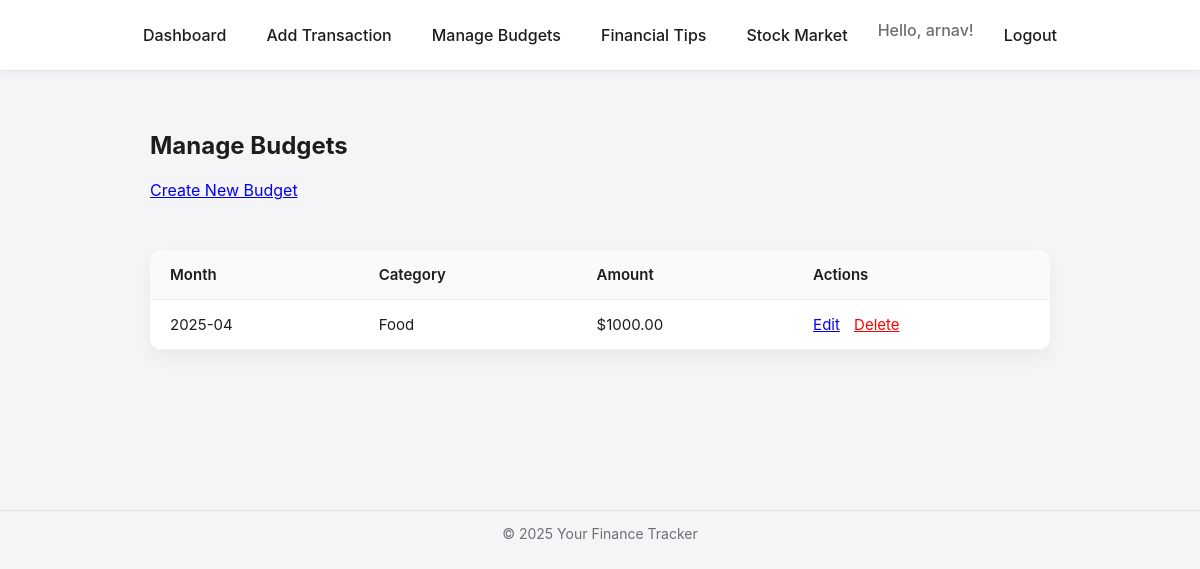
/tracker/budgets/ (signed in), run on an earlier commit of the app's database.
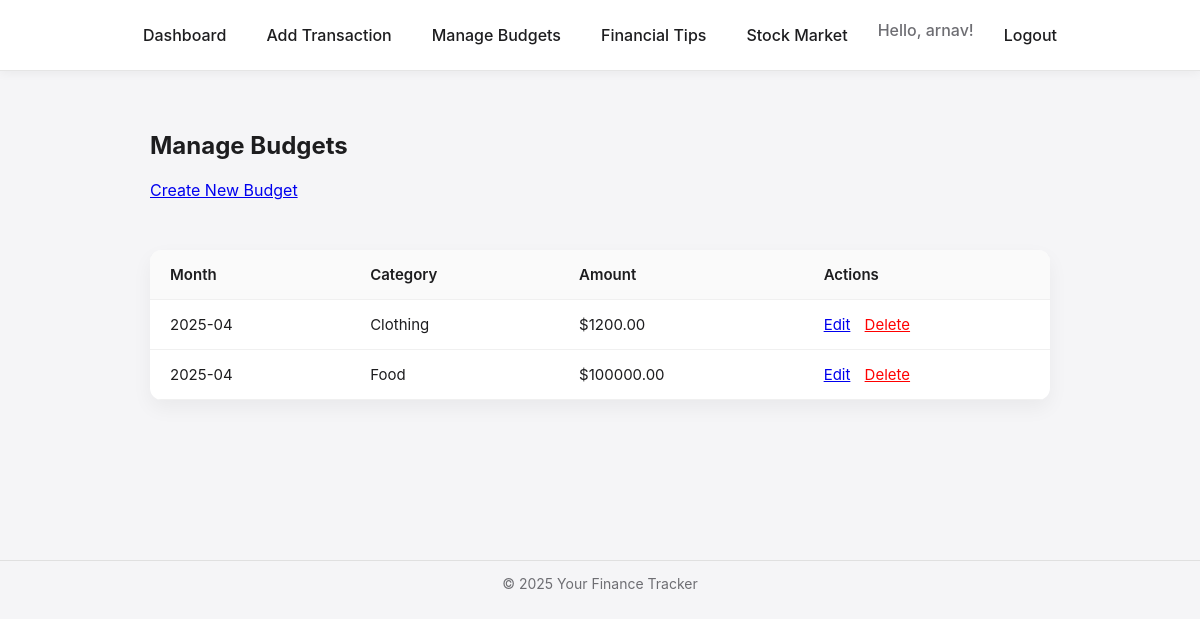
And on a later commit of the database.
### tracker/models.py (models this page shows, shortened)
class Budget(models.Model):
    user = models.ForeignKey(User, on_delete=models.CASCADE, related_name='budgets')
    category = models.CharField(max_length=50)
    amount = models.DecimalField(max_digits=10, decimal_places=2)
    month = models.DateField()
    created_at = models.DateTimeField(auto_now_add=True)
    updated_at = models.DateTimeField(auto_now=True)
    class Meta:
        unique_together = ('user', 'category', 'month')
        ordering = ['-month', 'category']

### tracker/views.py (the view)
# urls.py: path('budgets/', views.budget_list_view, name='budget_list'),
@login_required
def budget_list_view(request):
    budgets = Budget.objects.filter(user=request.user).order_by('-month', 'category')
    return render(request, 'tracker/budget_list.html', {'budgets': budgets})

### tracker/templates/tracker/budget_list.html (shortened to what this page needs)
{% extends 'tracker/base.html' %}
{% block content %}
    <h2>Manage Budgets</h2>
    <a href="{% url 'tracker:budget_create' %}" style="margin-bottom: 20px; display: inline-block;">Create New Budget</a>
    {% if budgets %}
        <table>
            <thead>
                <tr>
                    <th>Month</th>
                    <th>Category</th>
                    <th>Amount</th>
                    <th>Actions</th>
                </tr>
            </thead>
            <tbody>
                {% for budget in budgets %}
                <tr>
                    <td>{{ budget.month|date:"Y-m" }}</td>
                    <td>{{ budget.category }}</td>
                    <td>${{ budget.amount|floatformat:2 }}</td>
                    <td>
                        <a href="{% url 'tracker:budget_edit' pk=budget.pk %}">Edit</a>
                        <a href="{% url 'tracker:budget_delete' pk=budget.pk %}" style="margin-left: 10px; color: red;">Delete</a>
                    </td>
                </tr>
                {% endfor %}
            </tbody>
        </table>
    {% else %}
        <p>You haven't created any budgets yet.</p>
    {% endif %}
{% endblock %}

### tracker/templates/tracker/base.html (shortened to what this page needs)
<!DOCTYPE html>
<html lang="en">
<head>
</head>
<body>
    <nav>
        <a href="{% url 'tracker:dashboard' %}">Dashboard</a>
        {% if user.is_authenticated %}
            <a href="{% url 'tracker:add_transaction' %}">Add Transaction</a>
            <a href="{% url 'tracker:budget_list' %}">Manage Budgets</a>
            <a href="{% url 'tracker:financial_tips' %}">Financial Tips</a>
            <a href="{% url 'tracker:stock_market_overview' %}">Stock Market</a>
            <span style="color: #6e6e73;">Hello, {{ user.username }}!</span>
            <a href="{% url 'tracker:logout' %}">Logout</a>
        {% else %}
            <a href="{% url 'tracker:login' %}">Login</a>
            <a href="{% url 'tracker:register' %}">Register</a>
        {% endif %}
    </nav>
    <main>
        {% block content %}{% endblock %}
    </main>
    <footer>
        <hr>
        <p>© {% now "Y" %} Your Finance Tracker</p>
    </footer>
</body>
</html>

### tracker/templates/tracker/base.html (style rules this page uses)
body { margin: 0; padding: 0; background-color: #f5f5f7; font-family: -apple-system, BlinkMacSystemFont, 'Helvetica Neue', 'Segoe UI', Roboto, sans-serif; color: #1d1d1f; }
nav { background: #ffffff; display: flex; justify-content: center; gap: 20px; padding: 20px 0; font-size: 16px; font-weight: 500; box-shadow: 0 2px 10px rgba(0, 0, 0, 0.05); border-bottom: 1px solid #e5e5e5; }
nav a { text-decoration: none; color: #1d1d1f; padding: 5px 10px; position: relative; transition: color 0.3s ease; }
nav a::after { content: ""; position: absolute; width: 0%; height: 2px; bottom: -5px; left: 50%; background-color: #0071e3; transition: width 0.3s ease, left 0.3s ease; }
main { padding: 40px 20px; max-width: 900px; margin: 0 auto; }
table { width: 100%; border-collapse: collapse; margin-top: 30px; background: white; border-radius: 12px; overflow: hidden; box-shadow: 0 8px 20px rgba(0, 0, 0, 0.05); }
th, td { padding: 15px 20px; border-bottom: 1px solid #f0f0f0; text-align: left; font-size: 15px; }
th { background-color: #fafafa; font-weight: 600; }
footer { text-align: center; margin-top: 60px; padding: 20px 0; font-size: 14px; color: #6e6e73; }
footer hr { margin-top: 40px; border: none; height: 1px; background: #e0e0e0; }

What changed in the data, as far as the page shows it:
removed Budget: month "2025-04", category "Food", amount "1000.00"
added Budget: month "2025-04", category "Clothing", amount "1200.00"
added Budget: month "2025-04", category "Food", amount "100000.00"
